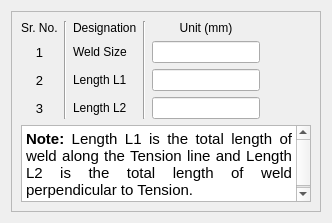
<?xml version="1.0" encoding="UTF-8"?>
<ui version="4.0">
 <class>Pitch</class>
 <widget class="QDialog" name="Pitch">
  <property name="geometry">
   <rect>
    <x>0</x>
    <y>0</y>
    <width>332</width>
    <height>223</height>
   </rect>
  </property>
  <property name="minimumSize">
   <size>
    <width>300</width>
    <height>200</height>
   </size>
  </property>
  <property name="font">
   <font>
    <family>Arial</family>
   </font>
  </property>
  <property name="windowTitle">
   <string>Weld Details</string>
  </property>
  <layout class="QGridLayout" name="gridLayout">
   <item row="0" column="0">
    <widget class="QScrollArea" name="scrollArea">
     <property name="widgetResizable">
      <bool>true</bool>
     </property>
     <widget class="QWidget" name="scrollAreaWidgetContents">
      <property name="geometry">
       <rect>
        <x>0</x>
        <y>0</y>
        <width>312</width>
        <height>203</height>
       </rect>
      </property>
      <layout class="QGridLayout" name="gridLayout_2">
       <item row="4" column="0" colspan="6">
        <widget class="QTextEdit" name="textEdit">
         <property name="html">
          <string>&lt;!DOCTYPE HTML PUBLIC &quot;-//W3C//DTD HTML 4.0//EN&quot; &quot;http://www.w3.org/TR/REC-html40/strict.dtd&quot;&gt;
&lt;html&gt;&lt;head&gt;&lt;meta name=&quot;qrichtext&quot; content=&quot;1&quot; /&gt;&lt;style type=&quot;text/css&quot;&gt;
p, li { white-space: pre-wrap; }
&lt;/style&gt;&lt;/head&gt;&lt;body style=&quot; font-family:'Arial'; font-size:11pt; font-weight:400; font-style:normal;&quot;&gt;
&lt;p align=&quot;justify&quot; style=&quot; margin-top:0px; margin-bottom:0px; margin-left:0px; margin-right:0px; -qt-block-indent:0; text-indent:0px;&quot;&gt;&lt;span style=&quot; font-weight:600;&quot;&gt;Note:&lt;/span&gt; Length L1 is the total length of weld along the Tension line and Length L2 is the total length of weld perpendicular to Tension.&lt;/p&gt;&lt;/body&gt;&lt;/html&gt;</string>
         </property>
        </widget>
       </item>
       <item row="0" column="0">
        <widget class="QLabel" name="label">
         <property name="font">
          <font>
           <family>Arial</family>
           <pointsize>9</pointsize>
          </font>
         </property>
         <property name="text">
          <string>Sr. No.</string>
         </property>
        </widget>
       </item>
       <item row="0" column="3" rowspan="4">
        <widget class="Line" name="line_6">
         <property name="orientation">
          <enum>Qt::Vertical</enum>
         </property>
        </widget>
       </item>
       <item row="0" column="2">
        <widget class="QLabel" name="label_2">
         <property name="font">
          <font>
           <family>Arial</family>
           <pointsize>9</pointsize>
          </font>
         </property>
         <property name="text">
          <string>Designation</string>
         </property>
        </widget>
       </item>
       <item row="0" column="1" rowspan="4">
        <widget class="Line" name="line">
         <property name="orientation">
          <enum>Qt::Vertical</enum>
         </property>
        </widget>
       </item>
       <item row="3" column="2">
        <widget class="QLabel" name="lbl_3">
         <property name="font">
          <font>
           <family>Arial</family>
           <pointsize>9</pointsize>
          </font>
         </property>
         <property name="text">
          <string>Length L2</string>
         </property>
        </widget>
       </item>
       <item row="0" column="4">
        <widget class="QLabel" name="label_5">
         <property name="font">
          <font>
           <family>Arial</family>
           <pointsize>9</pointsize>
          </font>
         </property>
         <property name="text">
          <string>Unit (mm)</string>
         </property>
         <property name="alignment">
          <set>Qt::AlignCenter</set>
         </property>
        </widget>
       </item>
       <item row="1" column="2">
        <widget class="QLabel" name="lbl_1">
         <property name="font">
          <font>
           <family>Arial</family>
           <pointsize>9</pointsize>
          </font>
         </property>
         <property name="text">
          <string>Weld Size</string>
         </property>
        </widget>
       </item>
       <item row="1" column="4">
        <widget class="QLineEdit" name="txt_weldsize">
         <property name="font">
          <font>
           <family>Arial</family>
           <pointsize>9</pointsize>
          </font>
         </property>
         <property name="readOnly">
          <bool>true</bool>
         </property>
        </widget>
       </item>
       <item row="1" column="5">
        <spacer name="horizontalSpacer">
         <property name="orientation">
          <enum>Qt::Horizontal</enum>
         </property>
         <property name="sizeHint" stdset="0">
          <size>
           <width>40</width>
           <height>20</height>
          </size>
         </property>
        </spacer>
       </item>
       <item row="2" column="4">
        <widget class="QLineEdit" name="weld_length1">
         <property name="font">
          <font>
           <family>Arial</family>
           <pointsize>9</pointsize>
          </font>
         </property>
         <property name="readOnly">
          <bool>true</bool>
         </property>
        </widget>
       </item>
       <item row="2" column="2">
        <widget class="QLabel" name="lbl_2">
         <property name="font">
          <font>
           <family>Arial</family>
           <pointsize>9</pointsize>
          </font>
         </property>
         <property name="text">
          <string>Length L1</string>
         </property>
        </widget>
       </item>
       <item row="3" column="0">
        <widget class="QLabel" name="lbl_mem2_2">
         <property name="font">
          <font>
           <family>Arial</family>
           <pointsize>10</pointsize>
          </font>
         </property>
         <property name="text">
          <string>3</string>
         </property>
         <property name="alignment">
          <set>Qt::AlignCenter</set>
         </property>
        </widget>
       </item>
       <item row="2" column="5">
        <spacer name="horizontalSpacer_2">
         <property name="orientation">
          <enum>Qt::Horizontal</enum>
         </property>
         <property name="sizeHint" stdset="0">
          <size>
           <width>40</width>
           <height>20</height>
          </size>
         </property>
        </spacer>
       </item>
       <item row="1" column="0">
        <widget class="QLabel" name="lbl_mem">
         <property name="font">
          <font>
           <family>Arial</family>
           <pointsize>10</pointsize>
          </font>
         </property>
         <property name="text">
          <string>1</string>
         </property>
         <property name="alignment">
          <set>Qt::AlignCenter</set>
         </property>
        </widget>
       </item>
       <item row="2" column="0">
        <widget class="QLabel" name="lbl_mem2">
         <property name="font">
          <font>
           <family>Arial</family>
           <pointsize>10</pointsize>
          </font>
         </property>
         <property name="text">
          <string>2</string>
         </property>
         <property name="alignment">
          <set>Qt::AlignCenter</set>
         </property>
        </widget>
       </item>
       <item row="3" column="4">
        <widget class="QLineEdit" name="weld_length2">
         <property name="font">
          <font>
           <family>Arial</family>
           <pointsize>9</pointsize>
          </font>
         </property>
         <property name="readOnly">
          <bool>true</bool>
         </property>
        </widget>
       </item>
       <item row="3" column="5">
        <spacer name="horizontalSpacer_3">
         <property name="orientation">
          <enum>Qt::Horizontal</enum>
         </property>
         <property name="sizeHint" stdset="0">
          <size>
           <width>40</width>
           <height>20</height>
          </size>
         </property>
        </spacer>
       </item>
      </layout>
     </widget>
    </widget>
   </item>
  </layout>
 </widget>
 <resources>
  <include location="ResourceFiles/icons.qrc"/>
 </resources>
 <connections/>
</ui>
